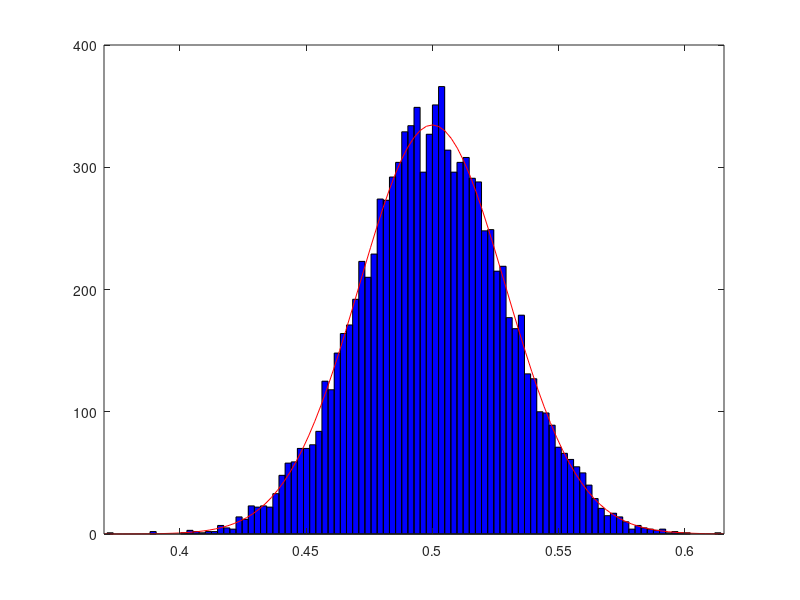

The MATLAB script that drew this image:
%-Chapter-1-Exercise-6----------------------------------------------------------------------------------------------------------

%-Initialization----------------------------------------------------------------------------------------------------------------
format compact;
clc;
clear;
close all;
%-------------------------------------------------------------------------------------------------------------------------------

%-Calculate-mu-sigma-and-su-of-Normal-Distribution-[4, 0.01]--------------------------------------------------------------------
n = 100;
N = 10000;
X = rand(n, N);
Y = mean(X);
%-------------------------------------------------------------------------------------------------------------------------------

%-Plots-------------------------------------------------------------------------------------------------------------------------
bins = 100;
histfit(Y, bins);
%-------------------------------------------------------------------------------------------------------------------------------
